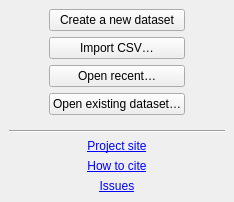
<?xml version="1.0" encoding="UTF-8"?>
<ui version="4.0">
 <class>WizardPage</class>
 <widget class="QWizardPage" name="WizardPage">
  <property name="geometry">
   <rect>
    <x>0</x>
    <y>0</y>
    <width>0</width>
    <height>0</height>
   </rect>
  </property>
  <property name="sizePolicy">
   <sizepolicy hsizetype="Preferred" vsizetype="Preferred">
    <horstretch>0</horstretch>
    <verstretch>0</verstretch>
   </sizepolicy>
  </property>
  <property name="windowTitle">
   <string>WizardPage</string>
  </property>
  <property name="title">
   <string>What would you like to do?</string>
  </property>
  <layout class="QVBoxLayout" name="workflowPageLayout">
   <property name="leftMargin"><number>0</number></property>
   <property name="topMargin"><number>0</number></property>
   <property name="rightMargin"><number>0</number></property>
   <property name="bottomMargin"><number>0</number></property>
   <item>
    <widget class="QScrollArea" name="pageScrollArea">
     <property name="focusPolicy"><enum>Qt::NoFocus</enum></property>
     <property name="frameShape"><enum>QFrame::NoFrame</enum></property>
     <property name="widgetResizable"><bool>true</bool></property>
     <widget class="QWidget" name="pageScrollContent">
      <property name="sizePolicy"><sizepolicy hsizetype="Ignored" vsizetype="Preferred"><horstretch>0</horstretch><verstretch>0</verstretch></sizepolicy></property>
      <layout class="QVBoxLayout" name="welcomeContentLayout">
       <item>
        <layout class="QHBoxLayout" name="welcomeActionsLayout">
     <item>
      <spacer name="horizontalSpacer_5">
       <property name="orientation">
        <enum>Qt::Horizontal</enum>
       </property>
       <property name="sizeHint" stdset="0">
        <size>
         <width>40</width>
         <height>20</height>
        </size>
       </property>
      </spacer>
     </item>
     <item>
      <layout class="QVBoxLayout" name="verticalLayout">
       <item>
        <widget class="QPushButton" name="create_new_btn">
         <property name="text">
          <string>Create a new dataset</string>
         </property>
         <property name="icon">
          <iconset resource="../images/icons.qrc">
           <normaloff>:/icons/actions/new-dataset.svg</normaloff>:/icons/actions/new-dataset.svg</iconset>
         </property>
        </widget>
       </item>
       <item>
        <widget class="QPushButton" name="import_csv_btn">
         <property name="text">
          <string>Import CSV…</string>
         </property>
         <property name="icon">
          <iconset resource="../images/icons.qrc">
           <normaloff>:/icons/actions/import-csv.svg</normaloff>:/icons/actions/import-csv.svg</iconset>
         </property>
        </widget>
       </item>
       <item>
        <widget class="QPushButton" name="open_recent_btn">
         <property name="text">
          <string>Open recent…</string>
         </property>
         <property name="icon">
          <iconset resource="../images/icons.qrc">
           <normaloff>:/icons/actions/open.svg</normaloff>:/icons/actions/open.svg</iconset>
         </property>
        </widget>
       </item>
       <item>
        <widget class="QPushButton" name="open_btn">
         <property name="text">
          <string>Open existing dataset…</string>
         </property>
         <property name="icon">
          <iconset resource="../images/icons.qrc">
           <normaloff>:/icons/actions/open.svg</normaloff>:/icons/actions/open.svg</iconset>
         </property>
        </widget>
       </item>
      </layout>
     </item>
     <item>
      <spacer name="horizontalSpacer_2">
       <property name="orientation">
        <enum>Qt::Horizontal</enum>
       </property>
       <property name="sizeHint" stdset="0">
        <size>
         <width>40</width>
         <height>20</height>
        </size>
       </property>
      </spacer>
     </item>
        </layout>
       </item>
   <item>
    <spacer name="verticalSpacer_2">
     <property name="orientation">
      <enum>Qt::Vertical</enum>
     </property>
     <property name="sizeHint" stdset="0">
      <size>
       <width>20</width>
       <height>9</height>
      </size>
     </property>
    </spacer>
   </item>
   <item>
    <widget class="Line" name="line">
     <property name="orientation">
      <enum>Qt::Horizontal</enum>
     </property>
    </widget>
   </item>
   <item>
    <layout class="QVBoxLayout" name="welcomeLinksLayout">
     <item>
      <widget class="QLabel" name="RCMS_onlineLabel">
       <property name="text">
        <string>&lt;a href=&quot;https://github.com/AliSalman-et-al/rc-metastudio&quot;&gt;Project site&lt;/a&gt;</string>
       </property>
       <property name="alignment">
        <set>Qt::AlignCenter</set>
       </property>
       <property name="openExternalLinks">
        <bool>true</bool>
       </property>
      </widget>
     </item>
     <item>
      <widget class="QLabel" name="how_to_citeLabel">
       <property name="enabled">
        <bool>true</bool>
       </property>
       <property name="text">
        <string>&lt;a href=&quot;https://www.jstatsoft.org/article/view/v049i05&quot;&gt;How to cite&lt;/a&gt;</string>
       </property>
       <property name="alignment">
        <set>Qt::AlignCenter</set>
       </property>
       <property name="openExternalLinks">
        <bool>true</bool>
       </property>
      </widget>
     </item>
     <item>
      <widget class="QLabel" name="issue_feedback_label">
       <property name="text">
        <string>&lt;a href=&quot;https://github.com/AliSalman-et-al/rc-metastudio/issues&quot;&gt;Issues&lt;/a&gt;</string>
       </property>
       <property name="alignment">
        <set>Qt::AlignCenter</set>
       </property>
       <property name="openExternalLinks">
        <bool>true</bool>
       </property>
      </widget>
     </item>
    </layout>
   </item>
      </layout>
     </widget>
    </widget>
   </item>
  </layout>
 </widget>
 <resources>
  <include location="../images/icons.qrc"/>
 </resources>
 <connections/>
</ui>
